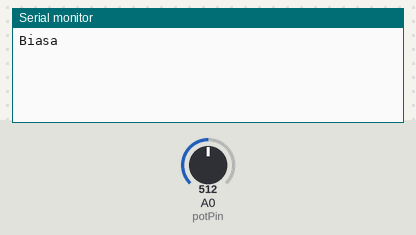
A sketch run on a simulated Arduino Uno, built with avr-gcc and run on an emulated ATmega328P. Shown: the last lines printed to the serial monitor. The inputs (shaded band) are chosen by the test bench; at power-on: A0 (potPin) = 512.

Above: at 1.2 s.
1.3 s: A0 (potPin) set to 306
At 2.3 s:
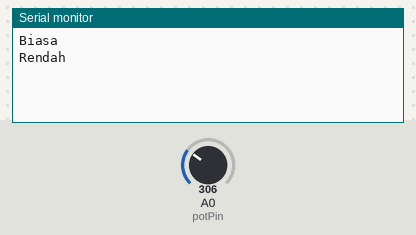
2.8 s: A0 (potPin) set to 122
At 3.4 s:
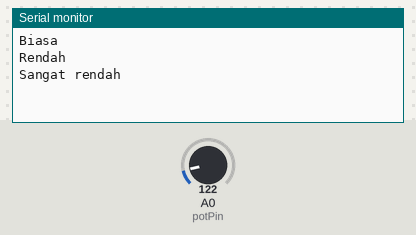
4.3 s: A0 (potPin) set to 900
At 5.5 s:
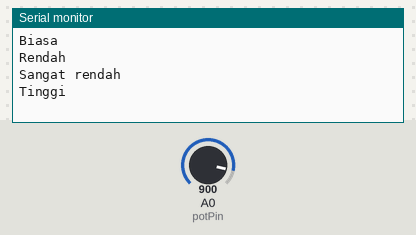
5.8 s: A0 (potPin) set to 1023
At 6.9 s:
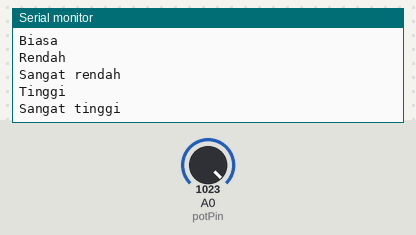

The sketch:

Udemy_SwitchCase.ino
```cpp
//definisi pin pemutar resistansi pot
int potPin = A0;

//tentukan variabel global
int lastPotValue;

void setup() {
  // set pin Mode
  pinMode(potPin, INPUT);
  //memulai Serial port
  Serial.begin(9600);
}

void loop() {
  // baca potPin dan bagi dengan 255 untuk beri keungkinan dibaca
  int potValue = analogRead(potPin) / 255;//karena 1024 dibagi 255, dapet 5 kemungkinan

  //jika sesuatu berubah sejak nilai terakhir
  if(potValue != lastPotValue)
  {
    //masukkan swich case
    switch(potValue){
    case 0:
      Serial.println("Sangat rendah");
      break;
    case 1:
      Serial.println("Rendah");
      break;
    case 2:
      Serial.println("Biasa");
      break;
    case 3:
      Serial.println("Tinggi");
      break;
    case 4:
      Serial.println("Sangat tinggi");
      break;
    default:
      Serial.println("ERROR");
      break;
    }
  }
  lastPotValue = potValue;
}
```

Measured:
- after the input at 1.3 s, the serial monitor: prints a new line at once (image 1)
- after the input at 2.8 s, the serial monitor: prints a new line at once (image 2)
- after the input at 4.3 s, the serial monitor: prints a new line at once (image 3)
- after the input at 5.8 s, the serial monitor: prints a new line at once (image 4)
